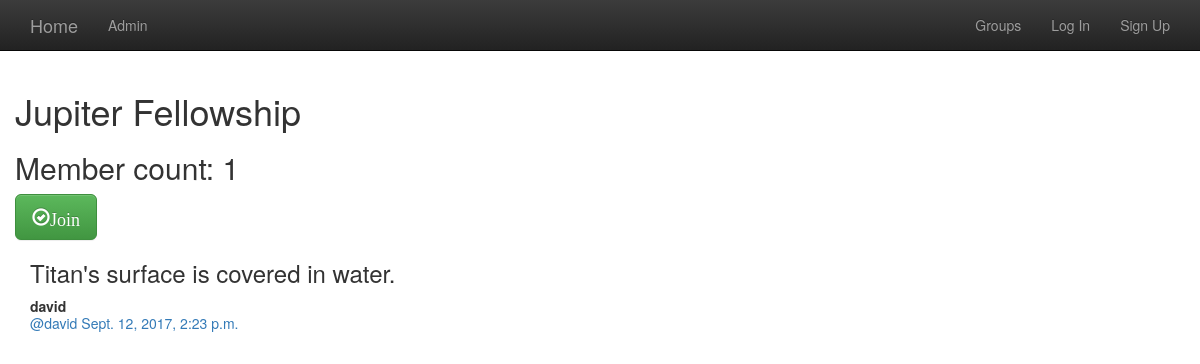
Screenshot of /groups/posts/in/jupiter-fellowship/ with the database file from the repository.
### groups/models.py (models this page shows, shortened)
class Group(models.Model):
    name = models.CharField(max_length=255, unique=True)
    slug = models.SlugField(allow_unicode=True, unique=True)
    description = models.TextField(blank=True, default='')
    description_html = models.TextField(editable=False, default='', blank=True)
    members = models.ManyToManyField(User, through='GroupMember')
    class Meta():
        ordering = ['name']

### posts/models.py (models this page shows, shortened)
class Post(models.Model):
    user = models.ForeignKey(User, related_name='posts')
    created_at = models.DateTimeField(auto_now=True)
    message = models.TextField()
    message_html = models.TextField(editable=False)
    group = models.ForeignKey(Group, related_name='posts', null=True, blank=True)
    class Meta():
        ordering = ['-created_at']
        unique_together = ['user', 'message']

### groups/views.py (the view)
# urls.py: url(r'^posts/in/(?P<slug>[-\w]+)/$', views.SingleGroup.as_view(), name='single'),
class SingleGroup(generic.DetailView):
    model = Group

### groups/templates/groups/group_detail.html
{% extends "groups/group_base.html" %} {% block pregroup %}
<h1>{{group.name}}</h1>
<h2>Member count: {{group.members.count}}</h2>
<div class="content">
    {% if user in group.members.all %}
    <a class="btn btn-lg btn-warning" href="{% url 'groups:leave' slug=group.slug %}">
            <span class="glyphicon glyphicon-remove-circle">Leave</span>
        </a> {% else %}
    <a class="btn btn-lg btn-success" href="{% url 'groups:join' slug=group.slug %}">
            <span class="glyphicon glyphicon-ok-circle">Join</span>
        </a> {% endif %}
</div>
{% endblock %} {% block group_content %}
<div class="col-md-8">
    {% if group.posts.count == 0 %}
    <h2>No posts here yet! </h2> {% else %} {% for post in group.posts.all %} {% include "posts/_post.html" %} {% endfor %} {% endif %}
</div>
{% endblock %}

### posts/templates/posts/_post.html (shortened to what this page needs)
<div class="post media">
    <h3>{{post.message_html|safe}}</h3>
    <div class="media-body">
        <strong>{{post.user.username}}</strong>
        <h5 class="media-heading">
        <span class="username">
            <a href="{% url 'posts:for_user' username=post.user.username %}">@{{post.user.username}}</a>
        </span>
        <time class="time"><a href="{% url 'posts:single' username=post.user.username pk=post.pk %}">{{post.created_at}}</a></time>
        </h5>
    </div>
</div>

### rows the page displays
Group: name "Jupiter Fellowship", members.count "1"
Post: message_html "Titan's surface is covered in water.", user.username "david", created_at "Sept. 12, 2017, 2:23 p.m."
